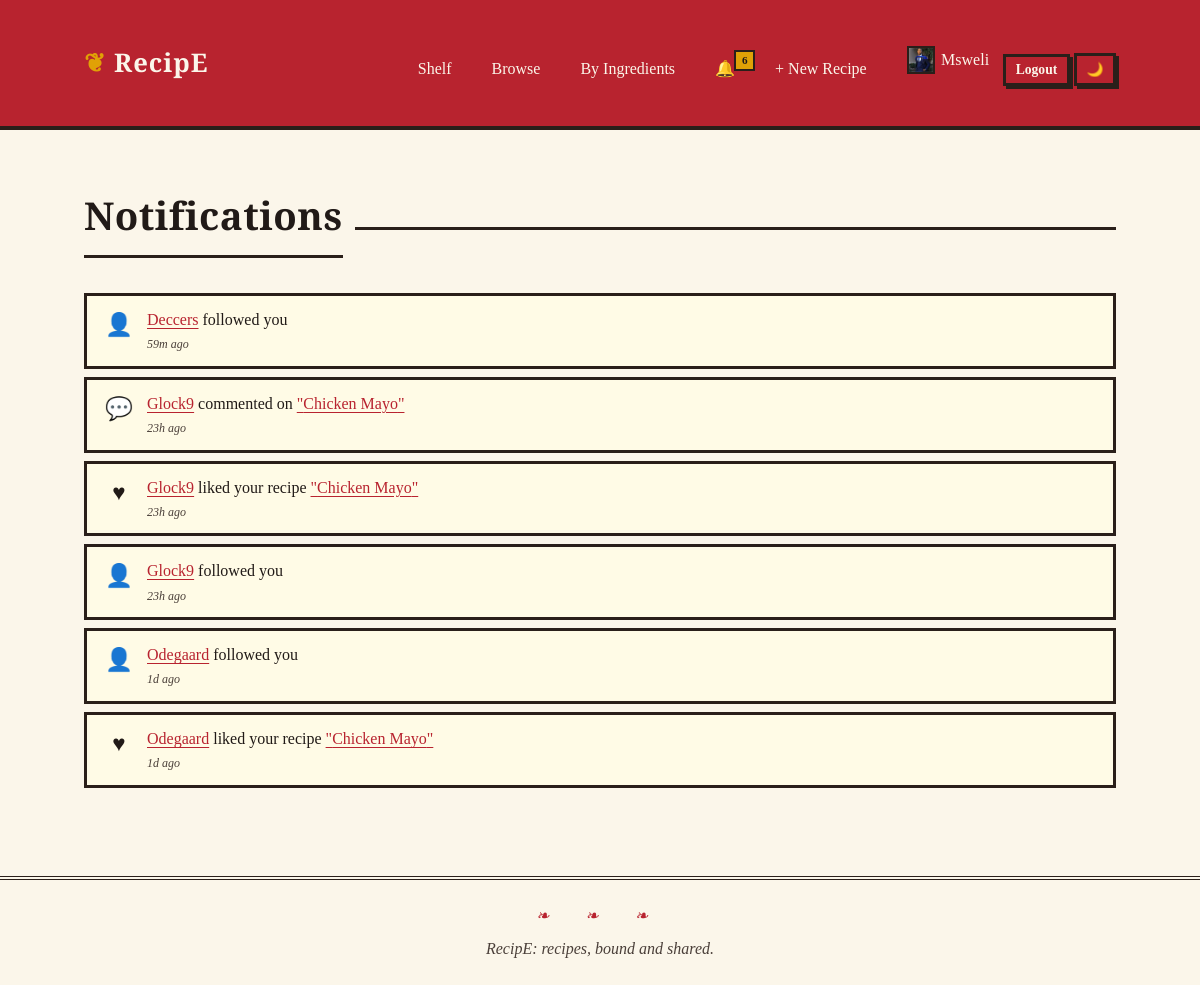
Screenshot of /notifications/ (signed in) with the database file from the repository.
### app/models/user.py (models this page shows, shortened)
class User(db.Model, UserMixin):
    __tablename__ = "users"
    id = db.Column(db.Integer, primary_key=True)
    username = db.Column(db.String(50), unique=True, nullable=False, index=True)
    email = db.Column(db.String(120), unique=True, nullable=False, index=True)
    password_hash = db.Column(db.String(255), nullable=False)
    bio = db.Column(db.Text, default="")
    avatar = db.Column(db.String(255), default="")
    is_active = db.Column(db.Boolean, default=True)
    created_at = db.Column(db.DateTime, default=datetime.utcnow)
    recipes = db.relationship("Recipe", backref="author", lazy="dynamic",
                              cascade="all, delete-orphan")
    comments = db.relationship("Comment", backref="author", lazy="dynamic",
                               cascade="all, delete-orphan")
    reactions = db.relationship("Reaction", backref="user", lazy="dynamic",
                                cascade="all, delete-orphan")
    preference = db.relationship("UserPreference", backref="user", uselist=False,
                                 cascade="all, delete-orphan")
    following = db.relationship(
        "Follow", foreign_keys="Follow.follower_id",
        backref="follower", lazy="dynamic", cascade="all, delete-orphan"
    )
    followers = db.relationship(
        "Follow", foreign_keys="Follow.followed_id",
        backref="followed", lazy="dynamic", cascade="all, delete-orphan"
    )
    notifications = db.relationship(
        "Notification", foreign_keys="Notification.user_id",
        back_populates="user", lazy="dynamic", cascade="all, delete-orphan"
    )

### app/models/notification.py (models this page shows, shortened)
class Notification(db.Model):
    __tablename__ = "notifications"
    id = db.Column(db.Integer, primary_key=True)
    user_id = db.Column(db.Integer, db.ForeignKey("users.id"),
                        nullable=False, index=True)
    actor_id = db.Column(db.Integer, db.ForeignKey("users.id"), nullable=True)
    kind = db.Column(db.String(30), nullable=False)   # like / comment / follow / reply
    recipe_id = db.Column(db.Integer, db.ForeignKey("recipes.id"), nullable=True)
    comment_id = db.Column(db.Integer, db.ForeignKey("comments.id"), nullable=True)
    is_read = db.Column(db.Boolean, default=False, index=True)
    created_at = db.Column(db.DateTime, default=datetime.utcnow, index=True)
    user = db.relationship("User", foreign_keys=[user_id], back_populates="notifications")
    actor = db.relationship("User", foreign_keys=[actor_id], lazy="joined")
    recipe = db.relationship("Recipe", back_populates="notifications", lazy="joined")
    comment = db.relationship("Comment", back_populates="notifications", lazy="joined")

### app/models/recipe.py (models this page shows, shortened)
class Recipe(db.Model):
    __tablename__ = "recipes"
    id = db.Column(db.Integer, primary_key=True)
    title = db.Column(db.String(150), nullable=False, index=True)
    description = db.Column(db.Text, default="")
    category = db.Column(db.String(80), index=True)
    user_id = db.Column(db.Integer, db.ForeignKey("users.id"), nullable=False)
    created_at = db.Column(db.DateTime, default=datetime.utcnow, index=True)
    updated_at = db.Column(db.DateTime, default=datetime.utcnow, onupdate=datetime.utcnow)
    ingredients = db.relationship("Ingredient", backref="recipe", lazy="select",
                                  cascade="all, delete-orphan", order_by="Ingredient.position")
    steps = db.relationship("Step", backref="recipe", lazy="select",
                            cascade="all, delete-orphan", order_by="Step.position")
    images = db.relationship("RecipeImage", backref="recipe", lazy="select",
                             cascade="all, delete-orphan")
    video = db.relationship("RecipeVideo", backref="recipe", uselist=False,
                            cascade="all, delete-orphan")
    comments = db.relationship("Comment", backref="recipe", lazy="dynamic",
                               cascade="all, delete-orphan")
    reactions = db.relationship("Reaction", backref="recipe", lazy="dynamic",
                                cascade="all, delete-orphan")
    notifications = db.relationship("Notification", back_populates="recipe", cascade="all, delete-orphan")
    savers = db.relationship("User", secondary=saved_recipes, lazy="dynamic",
                             backref=db.backref("saved_recipes", lazy="dynamic"))

### app/routes/notifications.py (the view)
@notifications_bp.get("/")
@login_required
def list_page():
    notifications = NotificationService.list_for(current_user)
    NotificationService.mark_all_read(current_user)
    return render_template("notifications.html", notifications=notifications)

### app/models/user.py (called while the page is built)
@login_manager.user_loader
def load_user(user_id):
    return User.query.get(int(user_id))

### app/services/notification_service.py (called while the page is built)
    @staticmethod
    def list_for(user, limit=50):
        return (Notification.query
                .filter_by(user_id=user.id)
                .order_by(Notification.created_at.desc())
                .limit(limit).all())

    @staticmethod
    def mark_all_read(user):
        (Notification.query
         .filter_by(user_id=user.id, is_read=False)
         .update({"is_read": True}))
        db.session.commit()

### app/templates/notifications.html (shortened to what this page needs)
{% extends "base.html" %}
{% block content %}
<div class="chapter"><h1>Notifications</h1></div>
{% if notifications %}
  <ul class="notification-list">
    {% for n in notifications %}
      <li class="notification notification--{{ n.kind }}{% if not n.is_read %} notification--unread{% endif %}">
        <span class="notification__icon">
          {% if n.kind == "like" %}♥
          {% elif n.kind == "comment" %}💬
          {% elif n.kind == "reply" %}↩
          {% elif n.kind == "follow" %}👤
          {% else %}•{% endif %}
        </span>
        <div class="notification__body">
          {% if n.actor %}
            <a href="{{ url_for('users.profile_page', username=n.actor.username) }}">{{ n.actor.username }}</a>
          {% else %}<em>Someone</em>{% endif %}
          {% if n.kind == "like" %} liked your recipe
          {% elif n.kind == "comment" %} commented on
          {% elif n.kind == "reply" %} replied to your comment on
          {% elif n.kind == "follow" %} followed you
          {% endif %}
          {% if n.recipe %}
            <a href="{{ url_for('recipes.recipe_page', recipe_id=n.recipe.id) }}">"{{ n.recipe.title }}"</a>
          {% endif %}
          <span class="notification__time">{{ n.created_at|timeago }}</span>
        </div>
      </li>
    {% endfor %}
  </ul>
{% else %}
  <p class="muted">You have no notifications yet.</p>
{% endif %}
{% endblock %}

### app/templates/base.html (shortened to what this page needs)
<!DOCTYPE html>
<html lang="en">
<head>
  <link rel="stylesheet" href="{{ url_for('static', filename='css/style.css') }}" />
</head>
<body data-authed="{{ 'true' if current_user.is_authenticated else 'false' }}"
      data-user-id="{{ current_user.id if current_user.is_authenticated else '' }}">
  <header class="site-header">
    <div class="container">
      <a class="brand" href="{{ url_for('feed.dashboard') }}">RecipE</a>
      <nav class="site-nav" data-nav>
        <a href="{{ url_for('feed.dashboard') }}">Shelf</a>
        <a href="{{ url_for('recipes.list_recipes_page') }}">Browse</a>
        <a href="{{ url_for('recipes.by_ingredients_page') }}">By Ingredients</a>
        {% if current_user.is_authenticated %}
          <a href="{{ url_for('notifications.list_page') }}" class="nav-bell" title="Notifications">
    🔔<span class="nav-bell__badge" data-notif-badge hidden></span>
          </a>
          <a href="{{ url_for('recipes.new_recipe_page') }}">+ New Recipe</a>
          <a href="{{ url_for('users.profile_page', username=current_user.username) }}" class="nav-avatar">
            {% if current_user.avatar %}
              <img src="{{ url_for('static', filename='uploads/' ~ current_user.avatar) }}"
                   alt="{{ current_user.username }}" />
            {% else %}
              <span class="avatar-placeholder--sm">{{ current_user.username[:1]|upper }}</span>
            {% endif %}
            {{ current_user.username }}
          </a>
          <form action="{{ url_for('auth.logout') }}" method="post" style="display:inline">
            <button class="btn btn--sm btn--primary" type="submit">Logout</button>
          </form>
          <button class="btn btn--sm btn--ghost theme-toggle" data-theme-toggle title="Toggle theme">🌙</button>
        {% else %}
          <a href="{{ url_for('auth.login_page') }}">Login</a>
          <a href="{{ url_for('auth.register_page') }}">Register</a>
        {% endif %}
      </nav>
    </div>
  </header>
  <main class="container">
    {% block content %}{% endblock %}
  </main>
  <footer class="site-footer">
    RecipE: recipes, bound and shared.
  </footer>
</body>
</html>

### app/static/css/style.css (style rules this page uses)
:root { --paper: #fbf6ea; --paper-2: #f4ead2; --ink: #211a17; --ink-soft: #4a3f39; --crimson: #b8232f; --mustard: #e0a106; --forest: #1f6b4a; --plum: #6c2a6b; --teal: #106a72; --line: #2a1f1a; --shadow: 4px 4px 0 0 var(--line); }
* { box-sizing: border-box; }
html, body { margin: 0; padding: 0; background: var(--paper); color: var(--ink); font-family: "Georgia", "Iowan Old Style", "Times New Roman", serif; font-size: 16px; line-height: 1.55; }
h1, h2, h3, h4 { font-family: "Playfair Display", "Georgia", serif; letter-spacing: 0.5px; margin: 0 0 .5em; color: var(--ink); border-bottom: 3px solid var(--line); padding-bottom: .25em; }
h1 { font-size: 2.4rem; }
a { color: var(--crimson); text-decoration: underline; text-underline-offset: 3px; }
.container { max-width: 1080px; margin: 0 auto; padding: 1.5rem; }
.site-header { background: var(--crimson); color: var(--paper); border-bottom: 4px solid var(--line); padding: 1rem 0; }
.site-header .container { display: flex; align-items: center; justify-content: space-between; }
.site-header .brand { font-family: "Playfair Display", serif; font-size: 1.6rem; font-weight: 700; color: var(--paper); text-decoration: none; letter-spacing: 1px; }
.site-header .brand::before { content: "❦ "; color: var(--mustard); }
.site-nav a { color: var(--paper); margin-left: 1rem; text-decoration: none; border: 2px solid transparent; padding: .25rem .5rem; }
.btn { display: inline-block; padding: .55rem 1rem; background: var(--mustard); color: var(--ink); border: 3px solid var(--line); font-family: inherit; font-weight: 700; text-decoration: none; cursor: pointer; box-shadow: 3px 3px 0 0 var(--line); transition: transform .05s ease; }
.btn--primary { background: var(--crimson); color: var(--paper); }
.btn--ghost { background: transparent; color: var(--ink); }
.btn--sm { padding: .3rem .6rem; font-size: .85rem; }
.chapter { display: flex; align-items: baseline; gap: .75rem; margin: 2rem 0 1rem; }
.chapter::after { content: ""; flex: 1; height: 3px; background: var(--line); }
.site-footer { margin-top: 3rem; border-top: 4px double var(--line); padding: 1.5rem; text-align: center; font-style: italic; color: var(--ink-soft); }
.site-footer::before { content: "❧ ❧ ❧"; display: block; color: var(--crimson); margin-bottom: .5rem; letter-spacing: 1rem; }
.nav-avatar { display: inline-flex; align-items: center; gap: .4rem; }
.nav-avatar img, .nav-avatar .avatar-placeholder--sm { width: 28px; height: 28px; border: 2px solid var(--line); object-fit: cover; vertical-align: middle; }
.notification-list { list-style: none; padding: 0; }
.notification { display: flex; gap: .75rem; padding: .75rem 1rem; border: 3px solid var(--line); background: var(--paper); margin-bottom: .5rem; align-items: flex-start; }
.notification--unread { background: #fffbe6; }
.notification__icon { font-size: 1.4rem; width: 2rem; text-align: center; flex-shrink: 0; }
.notification__body { flex: 1; }
.notification__time { display: block; font-size: .75rem; color: var(--ink-soft); font-style: italic; margin-top: .15rem; }
.nav-bell { position: relative; text-decoration: none; }
.nav-bell__badge { position: absolute; top: -6px; right: -8px; background: var(--mustard); color: var(--ink); border: 2px solid var(--line); font-size: .7rem; font-weight: 700; padding: 0 .35rem; min-width: 18px; text-align: center; }

### rows the page displays
User: avatar (picture), username "Msweli"
Notification: actor.username "Deccers", kind "followed you", created_at "59m ago"
Notification: actor.username "Glock9", kind "commented on", recipe "Chicken Mayo", created_at "23h ago"
Notification: actor.username "Glock9", kind "liked your recipe", recipe "Chicken Mayo", created_at "23h ago"
Notification: actor.username "Glock9", kind "followed you", created_at "23h ago"
Notification: actor.username "Odegaard", kind "followed you", created_at "1d ago"
Notification: actor.username "Odegaard", kind "liked your recipe", recipe "Chicken Mayo", created_at "1d ago"
